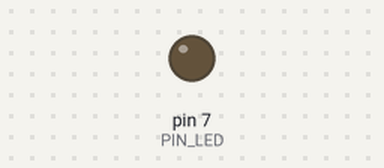
Bench run of a sketch on a simulated Arduino Uno, built with avr-gcc and run on an emulated ATmega328P. Shown: output pins drawn as LEDs (lit = HIGH). Dashed ring = blinking. At 2.0 s the program stops and its outputs stay as they are.

Above: at 0.5 s.
At 1.85 s:
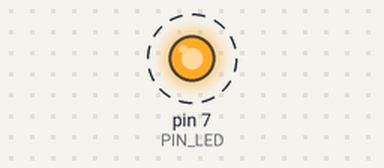
Timing chart, 0 to 3.0 s (numbered marks = the images above):
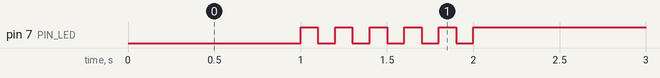

The sketch:

05_practice_2.ino
```cpp
#define PIN_LED 7
int i = 0;
void setup() {
  pinMode(PIN_LED, OUTPUT);

}

void loop() {
  digitalWrite(PIN_LED, 0);
  delay(1000);
  while(i<5){
    digitalWrite(PIN_LED, 1);
    delay(100);
    digitalWrite(PIN_LED, 0);
    delay(100);
    i = i+1;
  }
  digitalWrite(PIN_LED, 1);
  while(1) {
  }

}
```

Measured:
- by itself, pin 7 (PIN_LED): alternates HIGH for 0.10 s and LOW for 0.10 s, 11 changes in all, then stays HIGH
